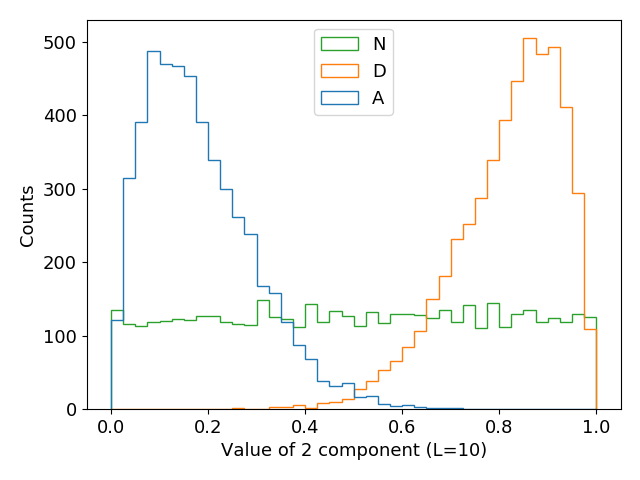

Source code (Python):
#!/usr/bin/env python3
import sys
sys.path.append("modules")
import make_data
import matplotlib.pyplot as plt

plt.rcParams.update({'font.size': 13})

L = 10
M = 5000
comp = 2

x0 = []
labels=["A", "D", "N"]
for c in range(3):
    x = [make_data.make_sample(L, c) for _ in range(M)]
    x0.append([q[comp-1] for q in x])

plt.figure("eda")
plt.hist(x0, histtype='step', bins=40, label=labels)
plt.legend(loc="upper center")
plt.ylabel("Counts")
plt.xlabel("Value of %i component (L=%i)" % (comp, L))

plt.tight_layout()

plt.show()
